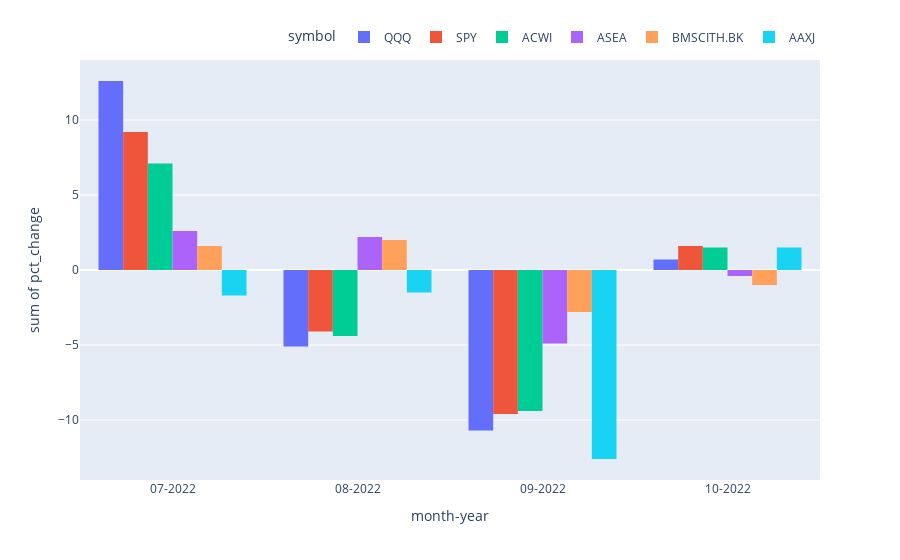

The code cell stored with this chart in its notebook:
### Code cell
chart_title='pct_change'
fig = px.histogram(df_Monthly_Price, x="month-year", y="pct_change",
             color='symbol', barmode='group',height=600)

fig.update_layout(legend=dict(
    orientation="h",
    yanchor="bottom",
    y=1.02,
    xanchor="right",
    x=1
))

# fig.update_layout(
#     autosize=True,
#     width=2000,
#     height=1000,)

fig.show()

pio.write_image(fig, f"{report_path}\\{title}-{chart_title}.png")

### Figure 1 — Plotly figure (JSON) as saved in the notebook; plotly's stock layout.template omitted (floating-point values rounded to 4 significant figures)
{"data": [{"alignmentgroup": "True", "bingroup": "x", "histfunc": "sum", "hovertemplate": "symbol=QQQ<br>month-year=%{x}<br>sum of pct_change=%{y}<extra></extra>", "legendgroup": "QQQ", "marker": {"color": "#636efa", "pattern": {"shape": ""}}, "name": "QQQ", "offsetgroup": "QQQ", "orientation": "v", "showlegend": true, "type": "histogram", "x": ["07-2022", "08-2022", "09-2022", "10-2022"], "xaxis": "x", "y": [12.6, -5.1, -10.7, 0.7], "yaxis": "y"}, {"alignmentgroup": "True", "bingroup": "x", "histfunc": "sum", "hovertemplate": "symbol=SPY<br>month-year=%{x}<br>sum of pct_change=%{y}<extra></extra>", "legendgroup": "SPY", "marker": {"color": "#EF553B", "pattern": {"shape": ""}}, "name": "SPY", "offsetgroup": "SPY", "orientation": "v", "showlegend": true, "type": "histogram", "x": ["07-2022", "08-2022", "09-2022", "10-2022"], "xaxis": "x", "y": [9.2, -4.1, -9.6, 1.6], "yaxis": "y"}, {"alignmentgroup": "True", "bingroup": "x", "histfunc": "sum", "hovertemplate": "symbol=ACWI<br>month-year=%{x}<br>sum of pct_change=%{y}<extra></extra>", "legendgroup": "ACWI", "marker": {"color": "#00cc96", "pattern": {"shape": ""}}, "name": "ACWI", "offsetgroup": "ACWI", "orientation": "v", "showlegend": true, "type": "histogram", "x": ["07-2022", "08-2022", "09-2022", "10-2022"], "xaxis": "x", "y": [7.1, -4.4, -9.4, 1.5], "yaxis": "y"}, {"alignmentgroup": "True", "bingroup": "x", "histfunc": "sum", "hovertemplate": "symbol=ASEA<br>month-year=%{x}<br>sum of pct_change=%{y}<extra></extra>", "legendgroup": "ASEA", "marker": {"color": "#ab63fa", "pattern": {"shape": ""}}, "name": "ASEA", "offsetgroup": "ASEA", "orientation": "v", "showlegend": true, "type": "histogram", "x": ["07-2022", "08-2022", "09-2022", "10-2022"], "xaxis": "x", "y": [2.6, 2.2, -4.9, -0.4], "yaxis": "y"}, {"alignmentgroup": "True", "bingroup": "x", "histfunc": "sum", "hovertemplate": "symbol=BMSCITH.BK<br>month-year=%{x}<br>sum of pct_change=%{y}<extra></extra>", "legendgroup": "BMSCITH.BK", "marker": {"color": "#FFA15A", "pattern": {"shape": ""}}, "name": "BMSCITH.BK", "offsetgroup": "BMSCITH.BK", "orientation": "v", "showlegend": true, "type": "histogram", "x": ["07-2022", "08-2022", "09-2022", "10-2022"], "xaxis": "x", "y": [1.6, 2, -2.8, -1], "yaxis": "y"}, {"alignmentgroup": "True", "bingroup": "x", "histfunc": "sum", "hovertemplate": "symbol=AAXJ<br>month-year=%{x}<br>sum of pct_change=%{y}<extra></extra>", "legendgroup": "AAXJ", "marker": {"color": "#19d3f3", "pattern": {"shape": ""}}, "name": "AAXJ", "offsetgroup": "AAXJ", "orientation": "v", "showlegend": true, "type": "histogram", "x": ["07-2022", "08-2022", "09-2022", "10-2022"], "xaxis": "x", "y": [-1.7, -1.5, -12.6, 1.5], "yaxis": "y"}], "layout": {"autosize": true, "barmode": "group", "legend": {"orientation": "h", "title": {"text": "symbol"}, "tracegroupgap": 0, "x": 1, "xanchor": "right", "y": 1.02, "yanchor": "bottom"}, "margin": {"t": 60}, "xaxis": {"anchor": "y", "autorange": true, "domain": [0, 1], "range": [-0.5, 3.5], "title": {"text": "month-year"}, "type": "category"}, "yaxis": {"anchor": "x", "autorange": true, "domain": [0, 1], "range": [-14, 14], "title": {"text": "sum of pct_change"}, "type": "linear"}}}
